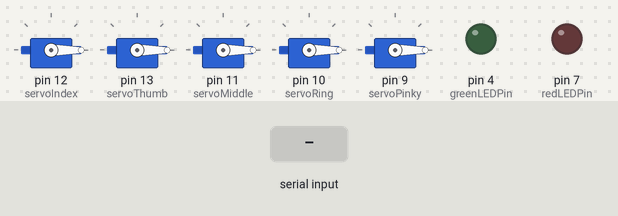
Simulated run of this sketch. Board: Arduino Uno, built with avr-gcc and run on an emulated ATmega328P. Shown: 5 × servo, output pins drawn as LEDs (lit = HIGH). Inputs (shaded band) come from the test bench.

Above: at 2.2 s.
2.3 s: "Computer: Rock\n" received over Serial
At 3.75 s:
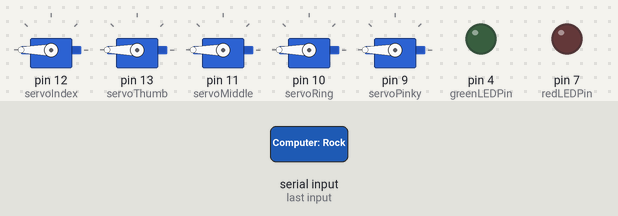
5.3 s: "Computer: Scissors\n" received over Serial
At 6.76 s:
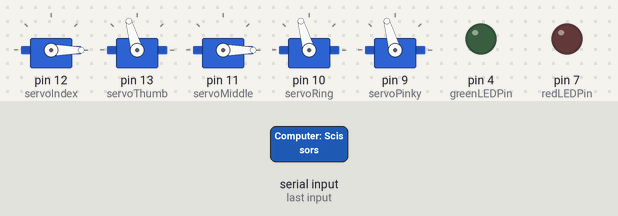
8.3 s: "Player: Won\n" received over Serial
At 10.5 s:
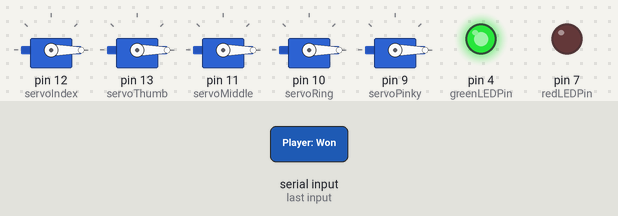
10.8 s: "Player: Lost\n" received over Serial
At 12.4 s:
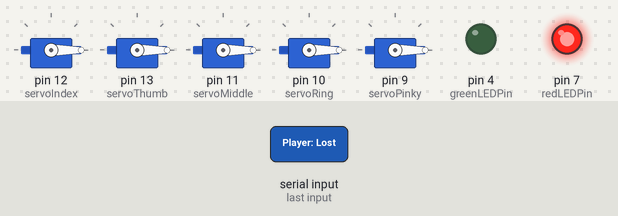
13.3 s: "It's a Tie\n" received over Serial
At 15.4 s:
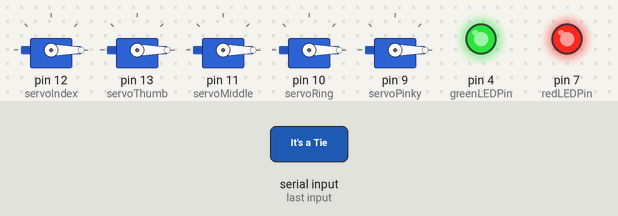
15.8 s: "Computer: Paper\n" received over Serial
At 17.4 s:
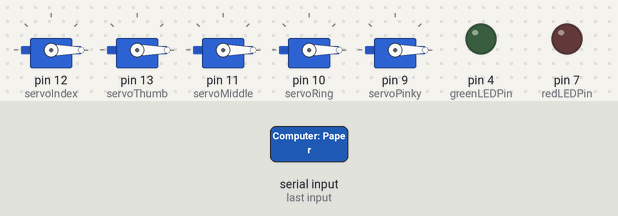
Timing chart, 0 to 18.9 s (numbered marks = the images above; inputs shaded):
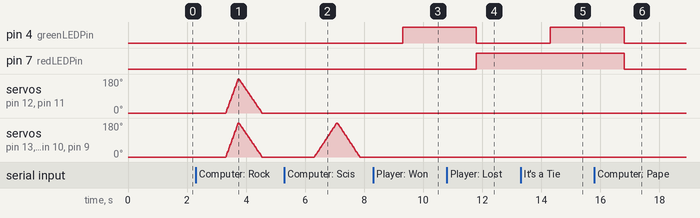

Measured:
- after the input at 2.3 s, servo on pin 12 (servoIndex), servo on pin 13 (servoThumb), servo on pin 11 (servoMiddle), servo on pin 10 (servoRing), servo on pin 9 (servoPinky): rises from 0° to 180° in 0.42 s, then falls to 0° in 0.81 s
- after the input at 5.3 s, servo on pin 13 (servoThumb), servo on pin 10 (servoRing), servo on pin 9 (servoPinky): rises from 0° to 180° in 0.76 s, then falls to 0° in 0.78 s
- after the input at 8.3 s, pin 4 (greenLEDPin): LOW → HIGH after 1.0 s
- after the input at 10.8 s, pin 4 (greenLEDPin): HIGH → LOW after 1.0 s; pin 7 (redLEDPin): LOW → HIGH after 1.0 s
- after the input at 13.3 s, pin 4 (greenLEDPin): LOW → HIGH after 1.0 s
- after the input at 15.8 s, pin 4 (greenLEDPin), pin 7 (redLEDPin): HIGH → LOW after 1.0 s

The sketch:

hand.ino
```cpp
#include <Servo.h>

String cmd;
String lastCmd = "";  //To store the last executed command

Servo myservo1;       //Index
Servo myservo2;       //Thumb
Servo myservo3;       //Middle
Servo myservo4;       //Ring
Servo myservo5;       //Pinky

int servoIndex = 12;
int servoThumb = 13;
int servoMiddle = 11;
int servoRing = 10;
int servoPinky = 9;

int redLEDPin = 7;    //Red LED pin for loss
int greenLEDPin = 4;  //Green LED pin for win

int pos = 0;
int dt = 2;

void Rock() {
  for (pos = 0; pos <= 180; pos += 1) {
    myservo1.write(pos);
    myservo2.write(pos);
    myservo3.write(pos);
    myservo4.write(pos);
    myservo5.write(pos);
    delay(dt);
  }

  delay(20);

  //Moving servos back to 0 degrees
  for (pos = 180; pos >= 0; pos -= 1) {
    myservo1.write(pos);
    myservo2.write(pos);
    myservo3.write(pos);
    myservo4.write(pos);
    myservo5.write(pos);
    delay(4);
  }
}

void Paper() {
  myservo1.write(0);
  myservo2.write(0);
  myservo3.write(0);
  myservo4.write(0);
  myservo5.write(0);
}

void Scissors() {
  for (pos = 0; pos <= 180; pos += 1) {
    myservo2.write(pos);
    myservo4.write(pos);
    myservo5.write(pos);
    delay(4);
  }

  delay(20);


  for (pos = 180; pos >= 0; pos -= 1) {
    myservo2.write(pos);
    myservo4.write(pos);
    myservo5.write(pos);
    delay(4);
  }
}

void setup() {
  myservo1.attach(servoIndex);
  myservo2.attach(servoThumb);
  myservo3.attach(servoMiddle);
  myservo4.attach(servoRing);
  myservo5.attach(servoPinky);

  myservo1.write(0);
  myservo2.write(0);
  myservo3.write(0);
  myservo4.write(0);
  myservo5.write(0);

  pinMode(redLEDPin, OUTPUT);
  pinMode(greenLEDPin, OUTPUT);

  delay(1000);  //Optional: give some initial time delay if needed
  Serial.begin(115200);
}

void loop() {
   if (Serial.available() > 0) {
    cmd = Serial.readStringUntil('\r');  //Read until carriage return

    //Only execute if the command is different from the last one
    if (cmd != lastCmd) {
      digitalWrite(redLEDPin, LOW);
      digitalWrite(greenLEDPin, LOW);

      //Determining if the computer's gesture
      if (cmd.indexOf("Computer: Rock") >= 0) {
        Rock();
      }
      else if (cmd.indexOf("Computer: Paper") >= 0) {
        Paper();
      }
      else if (cmd.indexOf("Computer: Scissors") >= 0) {
        Scissors();
      }
      else if (cmd.indexOf("Computer: Unknown") >= 0) {
        Paper();  //Default to Paper if Unknown
      }

      //Determining if the player won or lost
      if (cmd.indexOf("Player: Won") >= 0) {
        digitalWrite(greenLEDPin, HIGH);
      }
      else if (cmd.indexOf("Player: Lost") >= 0) {
        digitalWrite(redLEDPin, HIGH);
      }
      else if (cmd.indexOf("It's a Tie") >= 0) {
        digitalWrite(redLEDPin, HIGH);
        digitalWrite(greenLEDPin, HIGH);
      }
      else if (cmd.indexOf("Unknown") >= 0) {
        digitalWrite(redLEDPin, LOW);
        digitalWrite(greenLEDPin, LOW);
      }
      lastCmd = cmd;  //Storing the last command
    }
  }
}
```
